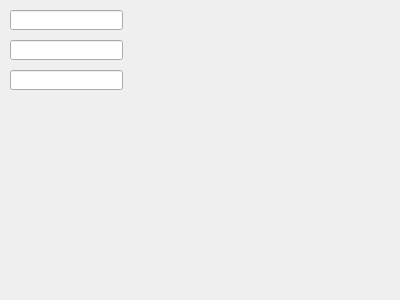
<?xml version="1.0" encoding="UTF-8"?>
<ui version="4.0">
 <class>Widget</class>
 <widget class="QWidget" name="Widget">
  <property name="geometry">
   <rect>
    <x>0</x>
    <y>0</y>
    <width>400</width>
    <height>300</height>
   </rect>
  </property>
  <property name="windowTitle">
   <string>回车自动跳转</string>
  </property>
  <widget class="QLineEdit" name="lineEdit1">
   <property name="geometry">
    <rect>
     <x>10</x>
     <y>10</y>
     <width>113</width>
     <height>20</height>
    </rect>
   </property>
  </widget>
  <widget class="QLineEdit" name="lineEdit2">
   <property name="geometry">
    <rect>
     <x>10</x>
     <y>40</y>
     <width>113</width>
     <height>20</height>
    </rect>
   </property>
  </widget>
  <widget class="QLineEdit" name="lineEdit3">
   <property name="geometry">
    <rect>
     <x>10</x>
     <y>70</y>
     <width>113</width>
     <height>20</height>
    </rect>
   </property>
  </widget>
 </widget>
 <layoutdefault spacing="6" margin="11"/>
 <resources/>
 <connections/>
</ui>
